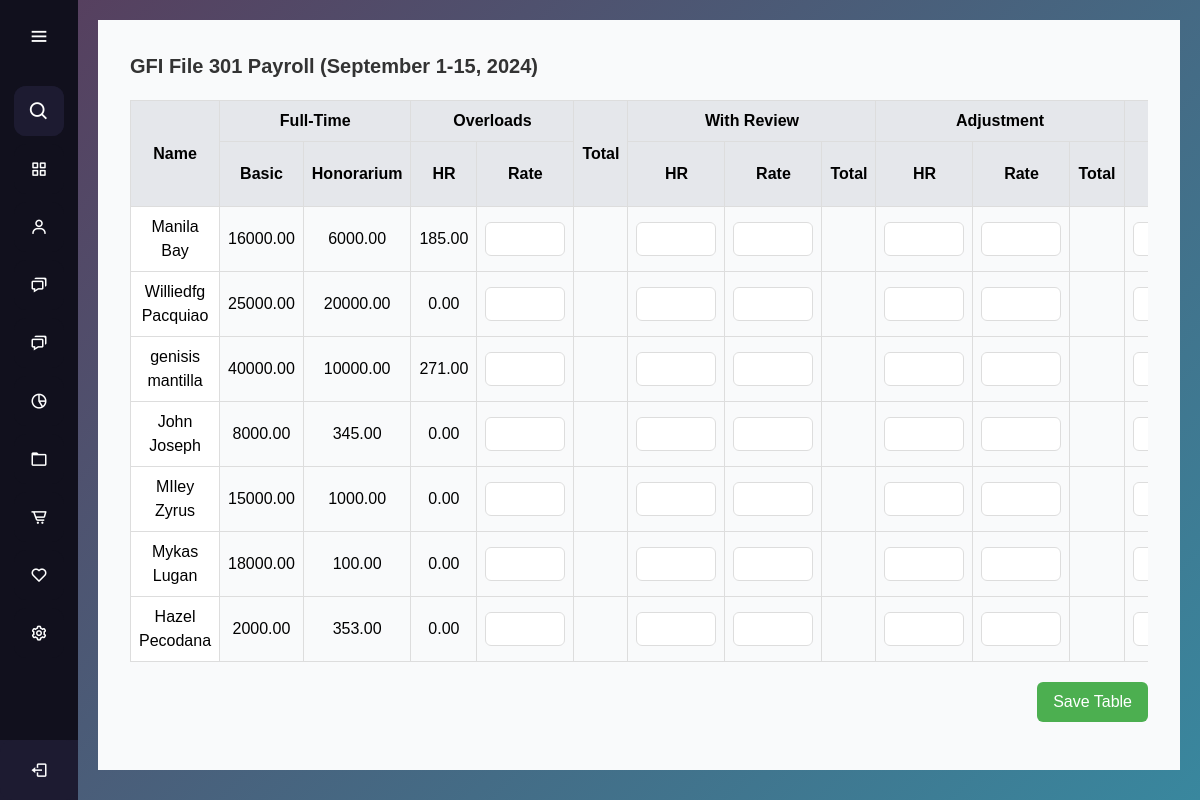
Page /frontUP/sidebar.php on the committed database.
### tables this page shows
CREATE TABLE `employees` (
  `employee_id` int(11) NOT NULL,
  `first_name` varchar(255) NOT NULL,
  `last_name` varchar(255) NOT NULL,
  `employee_type` enum('full-time','part-time') NOT NULL,
  `classification` varchar(255) NOT NULL,
  `basic_salary` decimal(10,2) NOT NULL,
  `honorarium` decimal(10,2) DEFAULT 0.00,
  `overload_rate` decimal(10,0) NOT NULL,
  `watch_reward` decimal(10,0) NOT NULL,
  `absent_lateRate` decimal(10,0) NOT NULL,
  `created_at` timestamp NOT NULL DEFAULT current_timestamp()
);

### frontUP/sidebar.php (the view, shortened to what this page needs)
<?php
require 'database_connection.php';
$sql = "
    SELECT
        e.employee_id,
        CONCAT(e.first_name, ' ', e.last_name) AS full_name,
        e.basic_salary,
        e.honorarium,
        ct.overload_rate,
                ct.overload_total,
        ct.wr_hr,
        ct.wr_rate,
        ct.wr_total,
        ct.adjust_hr,
        ct.adjust_rate,
        ct.adjust_total,
        ct.watch_hr,
        ct.watch_rate,
        ct.watch_total,
        ct.gross_pay,
        ct.absent_late_hr,
        ct.absent_late_rate,
        ct.absent_late_total,
        ct.pagibig,
        ct.mp2,
        ct.canteen,
        ct.others,
        ct.total_deduction,
        ct.net_pay,
        ct.reg_date,
        COALESCE(SUM(o.grand_total), 0) AS overload_hr,
        COALESCE(c.medical_savings, 0) AS medical_savings,
        COALESCE(c.retirement, 0) AS retirement,
        COALESCE((c.sss_ee + c.sss_er), 0) AS sss_total,
        COALESCE((c.pag_ibig_ee + c.pag_ibig_er), 0) AS pag_ibig_total,
        COALESCE((c.philhealth_ee + c.philhealth_er), 0) AS philhealth_total
    FROM employees e
    LEFT JOIN overload o ON e.employee_id = o.employee_id
    LEFT JOIN contributions c ON e.employee_id = c.employee_id
    LEFT JOIN computation ct ON e.employee_id = ct.employee_id
    GROUP BY e.employee_id";
$result = $conn->query($sql);
?>
<!DOCTYPE html>
<html lang="en">
<head>
    <script src="https://cdn.tailwindcss.com"></script>
</head>
<body>
    <?php include 'aside.php'; ?>
    <main>
        <div class="content">
            <h1 class="text-xl font-bold mb-4">GFI File 301 Payroll (September 1-15, 2024)</h1>
            <div class="table-wrapper">
            <table id="crudTable" class="table-auto w-full">
    <thead>
        <tr>
            <th rowspan="2" class="p-2 bg-gray-200 sticky gg">Name</th>
            <th colspan="2" class="p-2 bg-gray-200">Full-Time</th>
            <th colspan="2" class="p-2 bg-gray-200">Overloads</th>
            <th rowspan="2" class="p-2 bg-gray-200">Total</th>
            <th colspan="3" class="p-2 bg-gray-200">With Review</th>
            <th colspan="3" class="p-2 bg-gray-200">Adjustment</th>
            <th colspan="3" class="p-2 bg-gray-200">Watch Reward</th>
        </tr>
        <tr>
            <th class="p-2 bg-gray-200">Basic</th>
            <th class="p-2 bg-gray-200">Honorarium</th>
            <th class="p-2 bg-gray-200">HR</th>
            <th class="p-2 bg-gray-200">Rate</th>
            <th class="p-2 bg-gray-200">HR</th>
            <th class="p-2 bg-gray-200">Rate</th>
            <th class="p-2 bg-gray-200">Total</th>
            <th class="p-2 bg-gray-200">HR</th>
            <th class="p-2 bg-gray-200">Rate</th>
            <th class="p-2 bg-gray-200">Total</th>
            <th class="p-2 bg-gray-200">HR</th>
        </tr>
    </thead>
    <tbody>
        <?php
        if ($result && $result->num_rows > 0) {
            while ($row = $result->fetch_assoc()) {
                echo "<tr>";
                echo "<td data-employee='{$row['employee_id']}' class='p-2 sticky'>{$row['full_name']}</td>";
                echo "<td class='p-2'>{$row['basic_salary']}</td>";
                echo "<td class='p-2'>{$row['honorarium']}</td>";
                echo "<td class='p-2'>{$row['overload_hr']}</td>";
                echo "<td><input type='number' name='overload_rate' class='editable-cell' value='{$row['overload_rate']}'></td>";
                echo "<td name='overload_total' class='p-2'>{$row['overload_total']}</td>";
                echo "<td><input type='number' name='wr_hr' class='editable-cell' value='{$row['wr_hr']}'></td>";
                echo "<td><input type='number' name='wr_rate' class='editable-cell' value='{$row['wr_rate']}'></td>";
                echo "<td name='wr_total' class='p-2'>{$row['wr_total']}</td>";
                echo "<td><input type='number' name='adjust_rate' class='editable-cell' value='{$row['adjust_rate']}'></td>";
                echo "<td><input type='number' name='adjust_hr' class='editable-cell' value='{$row['adjust_hr']}'></td>";
                echo "<td name='adjust_total' class='p-2'>{$row['adjust_total']}</td>";
                echo "<td><input type='number' name='watch_hr' class='editable-cell' value='{$row['watch_hr']}'></td>";
                echo "</tr>";
            }
        } else {
            echo "<tr><td colspan='12' class='p-2 text-center'>No data found</td></tr>";
        }
        ?>
    </tbody>
</table>
            </div>
            <div class="flex justify-end mt-5">
                <button id="saveTableBtn" class="save-btn mb-4">Save Table</button>
            </div>
        </div>
    </main>
</body>
</html>

### frontUP/styles.css (style rules this page uses)
* { margin: 0; padding: 0; box-sizing: border-box; font-family: "Poppins", sans-serif; }
main { margin-left: 78px; padding: 20px; transition: margin-left 0.5s ease; min-height: 100vh; background: linear-gradient( 135deg, #56405f, #39879e ); }

### frontUP/sidebar.php (style rules this page uses)
.table-wrapper { max-width: 100%; overflow-x: auto; margin-top: 20px; }
table { width: 100%; border-collapse: collapse; }
th, td { padding: 0.5rem; text-align: center; border: 1px solid #ddd; }
th { background-color: #f3f4f6; font-weight: bold; }
td input { width: 100%; padding: 0.25rem; border: 1px solid #ddd; border-radius: 0.375rem; text-align: center; }
.save-btn { padding: 0.5rem 1rem; background-color: #4CAF50; color: white; border: none; border-radius: 0.375rem; cursor: pointer; transition: background-color 0.3s ease; }
.editable-cell { text-align: center; width: 80px; }
.content { padding: 2rem; background-color: #f9fafb; }
h1 { font-size: 1.75rem; color: #333; }
#crudTable td:first-child { position: sticky; left: 0; background-color: #fff; z-index: 2; }
.gg { position: sticky; left: 0; z-index: 2; }

### rows in the picture
employees: full_name "Manila Bay", basic_salary "16000.00", honorarium "6000.00", overload_hr "185.00"
employees: full_name "Williedfg Pacquiao", basic_salary "25000.00", honorarium "20000.00", overload_hr "0.00"
employees: full_name "genisis mantilla", basic_salary "40000.00", honorarium "10000.00", overload_hr "271.00"
employees: full_name "John Joseph", basic_salary "8000.00", honorarium "345.00", overload_hr "0.00"
employees: full_name "MIley Zyrus", basic_salary "15000.00", honorarium "1000.00", overload_hr "0.00"
employees: full_name "Mykas Lugan", basic_salary "18000.00", honorarium "100.00", overload_hr "0.00"
employees: full_name "Hazel Pecodana", basic_salary "2000.00", honorarium "353.00", overload_hr "0.00"
